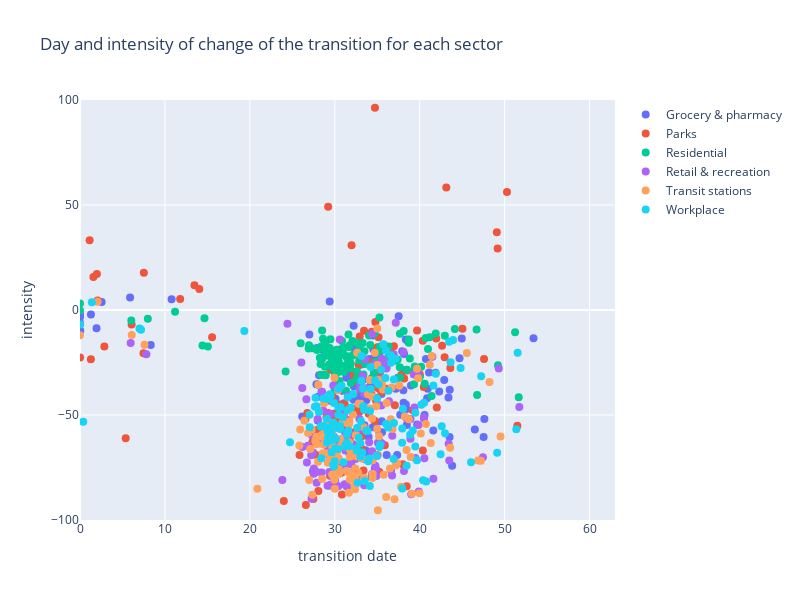

Notebook cell for this chart:
### Code cell
fig = go.Figure()
print('caveat: Residential has changed sign on intensity')
for sector in sectors: 
    hover = []
    for country in countries:
        hover.append(country + ', ' + sector)
    fig.add_trace(go.Scatter(x=list(df_param.xs(sector,level=1,axis=1).xs('transition day',axis=0)), #l=acuteness
                             y=list(df_param.xs(sector,level=1,axis=1).xs('intensity',axis=0)),
                             mode = "markers",
                             name = sector,
                             text = hover))

# Update axis and figure properties 
fig.update_xaxes(range=[0, len(df.index)]) # m from 0 to numbe of days
fig.update_yaxes(range=[-100,100])
fig.update_xaxes(title_text="transition date")
fig.update_yaxes(title_text="intensity")

fig.update_traces(marker=dict(size=8),
                  selector=dict(mode='markers'))

fig.update_layout(height=600, width=800,title_text="Day and intensity of change of the transition for each sector")
           
fig.show()

### Figure 1 — Plotly figure (JSON) as saved in the notebook; plotly's stock layout.template omitted (floating-point values rounded to 4 significant figures; data arrays with more than 128 entries replaced by an {"elided": "..."} marker saying what was removed)
{"data": [{"marker": {"size": 8}, "mode": "markers", "name": "Grocery & pharmacy", "text": {"elided": "130 str values"}, "type": "scatter", "x": {"elided": "130 float values"}, "y": {"elided": "130 float values"}}, {"marker": {"size": 8}, "mode": "markers", "name": "Parks", "text": {"elided": "130 str values"}, "type": "scatter", "x": {"elided": "129 float values"}, "y": {"elided": "129 float values"}}, {"marker": {"size": 8}, "mode": "markers", "name": "Residential", "text": {"elided": "130 str values"}, "type": "scatter", "x": [41.17, 37.65, 31.66, 31.8, 31.07, 14.42, 28.74, 32.1, 37.41, 40.6, 44.14, 29.69, 39.41, 42.96, 33.17, 31.03, 46.76, 32.9, 28.43, 33.1, 31.62, 34.7, 31.29, 38.5, 31.56, 32.86, 31.89, 31.42, 28.31, 35.3, 25.98, 32.62, 30.56, 31.75, 32.58, 28.79, 38.84, 29.49, 30.26, 36.41, 32.17, 30.86, 39.41, 28.48, 30.65, 14.66, 30.06, 11.19, 30.24, 35.6, 33.29, 29.41, 29.35, 28.84, 24.21, 32.01, 51.24, 31.18, 35.63, 35.38, 30.47, 35.84, 40.98, 28.62, 27.34, 32.68, 28.79, 30.05, 31.89, 38.12, 28.33, 33.38, 15.06, 29.11, 7.985, 38.72, 49.22, 37.17, 28.91, 37.67, 34.04, 38.73, 40.18, 29.46, 26.97, 33.5, 35.05, 32.1, 37.68, 30.35, 29.99, 30.12, 27.9, 28.94, 29.72, 30.42, 30.84, 34.6, 33.55, 34.18, 51.67, 26.93, 28.25, 39.33, 6.04, 28.37, 31.33, 28.51, 29.79, 0.0008236, 0, 46.7, 36.33, 34.71, 35.76, 35.9, 32.89, 39.99, 36.11, 34.71, 30.95, 30.01, 29.83, 40.72, 35.26, 41.89, 41.4], "y": [-12.96, -27.3, -17.61, -27.69, -29.48, -16.93, -21.97, -14.77, -23.54, -35.08, -8.997, -24.5, -28.41, -12.27, -38.1, -17.76, -40.5, -18.23, -17.4, -20.39, -11.62, -11.17, -22.05, -28.49, -24.57, -33.99, -25.51, -22.02, -17.68, -17.45, -15.8, -29.11, -33.84, -16.84, -32.67, -16.1, -23.15, -13.97, -27.84, -22.39, -21.25, -14.74, -26.92, -23.56, -27.91, -3.92, -27.93, -0.8175, -18.89, -27.67, -15.71, -18.15, -25.99, -27.05, -29.29, -21.9, -10.59, -26.57, -19.21, -23.82, -24.78, -25.23, -18.59, -13.75, -18.21, -15.72, -18.66, -30.88, -34.8, -10.02, -25.77, -30.76, -17.37, -18.85, -4.194, -15.61, -26.33, -24.22, -15.72, -32.12, -12.1, -14.03, -27.05, -22.1, -16.76, -19.59, -20.51, -40.19, -11.37, -29.66, -38.09, -32.91, -19.05, -31.07, -27.46, -22.42, -20.22, -29.87, -25.7, -16.68, -41.5, -18.33, -22.75, -35.36, -4.982, -30.86, -38.43, -9.744, -19.98, -0.2369, 3.097, -9.266, -17.34, -32.6, -16.53, -26.71, -23.93, -31.86, -27.47, -24.88, -19.24, -20.13, -21.11, -13.39, -3.62, -11.15, -40.92]}, {"marker": {"size": 8}, "mode": "markers", "name": "Retail & recreation", "text": {"elided": "130 str values"}, "type": "scatter", "x": {"elided": "130 float values"}, "y": {"elided": "130 float values"}}, {"marker": {"size": 8}, "mode": "markers", "name": "Transit stations", "text": {"elided": "130 str values"}, "type": "scatter", "x": {"elided": "129 float values"}, "y": {"elided": "129 float values"}}, {"marker": {"size": 8}, "mode": "markers", "name": "Workplace", "text": {"elided": "130 str values"}, "type": "scatter", "x": {"elided": "130 float values"}, "y": {"elided": "130 float values"}}], "layout": {"height": 600, "title": {"text": "Day and intensity of change of the transition for each sector"}, "width": 800, "xaxis": {"range": [0, 63], "title": {"text": "transition date"}}, "yaxis": {"range": [-100, 100], "title": {"text": "intensity"}}}}
